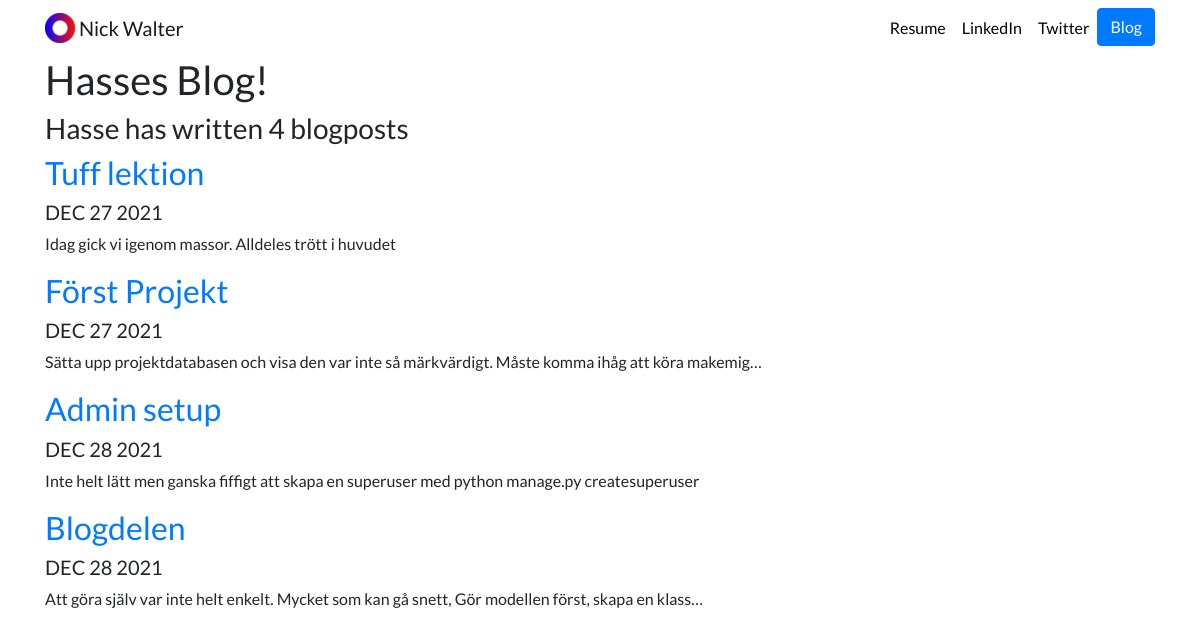
Screenshot of /blog/ with the database file from the repository.
### blog/models.py (models this page shows, shortened)
class Blog(models.Model):
    title = models.CharField(max_length=120)
    description = models.TextField()
    date = models.DateField()

### blog/views.py (the view)
# urls.py: path('', views.all_blogs, name='all_blogs'),
def all_blogs(request):
    blogs = Blog.objects.all()
    return render(request, 'blog/all_blogs.html', {'blogs':blogs})

### blog/templates/blog/all_blogs.html
{% extends 'portfolio/base.html' %}
{% block content %}
<h1>Hasses Blog!</h1>
<h3>Hasse has written {{ blogs.count }} blogpost{{ blogs.count|pluralize }}</h3>
{% for blog in blogs %}
<a href="{% url 'blog:detail' blog.id %}"><h2>{{ blog.title }}</h2></a>
<h5>{{ blog.date|date:'M d Y'|upper }}</h5>
<p>{{ blog.description|striptags|truncatechars:100 }}</p>
{% endfor %}
{% endblock %}

### portfolio/static/portfolio/custom.css (style rules this page uses)
body { font-family: 'Lato', sans-serif; }

### rows the page displays
Blog: title "Tuff lektion", date "DEC 27 2021", description "Idag gick vi igenom massor. Alldeles trött i huvudet"
Blog: title "Först Projekt", date "DEC 27 2021", description "Sätta upp projektdatabasen och visa den var inte så märkvärdigt. Måste komma ihåg att köra makemig…"
Blog: title "Admin setup", date "DEC 28 2021", description "Inte helt lätt men ganska fiffigt att skapa en superuser med python manage.py createsuperuser"
Blog: title "Blogdelen", date "DEC 28 2021", description "Att göra själv var inte helt enkelt. Mycket som kan gå snett, Gör modellen först, skapa en klass…"

### other values shown
{{ blogs.count }} "4"
